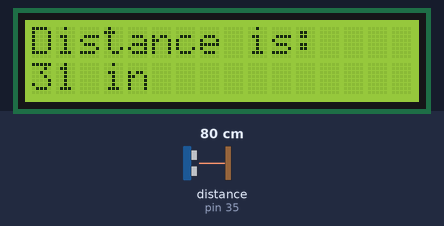
The program below on a simulated Arduino Mega 2560, built with avr-gcc and run on an emulated ATmega2560. On the bench: 16×2 character LCD. Wiring (inferred from the names in the program): ultrasonic range finder: trigger pin 34; echo pin 35. The test bench sets the inputs (shaded band); at power-on: distance to the obstacle (sensor on pin 35) 80 cm. The echo pulse lasts 58.3 µs per cm.

Above: at 1.2 s.
1.3 s: distance to the obstacle (sensor on pin 35) set to 2 cm
At 3.0 s:
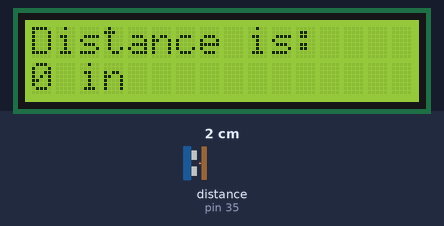
3.5 s: distance to the obstacle (sensor on pin 35) set to 4 cm
At 4.9 s:
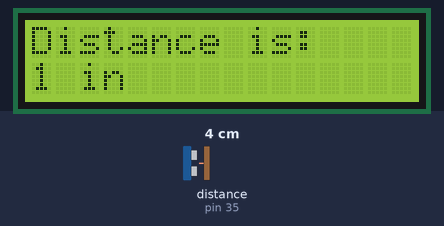
5.5 s: distance to the obstacle (sensor on pin 35) set to 9 cm
At 6.9 s:
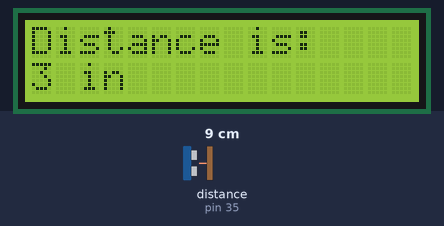
Timing chart, 0 to 8.5 s (numbered marks = the images above; inputs shaded):
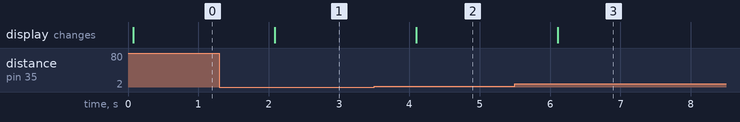

Measured:
- after the input at 1.3 s, the display: changes after 0.79 s (image 1)
- after the input at 3.5 s, the display: changes after 0.60 s (image 2)
- after the input at 5.5 s, the display: changes after 0.61 s (image 3)

The program:

main.cpp
```cpp
#include <Arduino.h>
#include "LED.h"
#include "LCD.h"
#include "UltrasonicSensor.h"

// LED
#define LED_PIN 31

// LCD
#define LCD_RS_PIN 26
#define LCD_EN_PIN 27
#define LCD_D4_PIN 25
#define LCD_D5_PIN 24
#define LCD_D6_PIN 23
#define LCD_D7_PIN 22

// Ultrasonic Sensor
#define USS_TRIG_PIN 34
#define USS_ECHO_PIN 35

LED* led;
LCD* lcd;
UltrasonicSensor* ultrasonicSensor;

void log(long duration);

void setup() {
  led = new LED(LED_PIN);
  lcd = new LCD(LCD_RS_PIN, LCD_EN_PIN, LCD_D4_PIN, LCD_D5_PIN, LCD_D6_PIN, LCD_D7_PIN);
  ultrasonicSensor = new UltrasonicSensor(USS_TRIG_PIN, USS_ECHO_PIN, MeasurementUnit::Inches);
}

void loop() {
  long distance = ultrasonicSensor -> readDistance();
  log(distance);

  if (distance < 6) {
    led -> turnOn();
  }
  else {
    led -> turnOff();
  }

  delay(1000);
}

void log(long distance) {
  lcd -> clear();
  lcd -> displayMessage("Distance is: ");
  lcd -> setCursor(lcd -> getRowIndex() + 1, lcd -> getColumnIndex());
  lcd -> displayMessage(ultrasonicSensor -> stringify(distance));
}
```

MeasurementUnit.h
```cpp
#ifndef MEASUREMENTUNIT_H
#define MEASUREMENTUNIT_H

enum class MeasurementUnit {
    Centimeters,
    Inches,
    Feet
};

#endif
```
